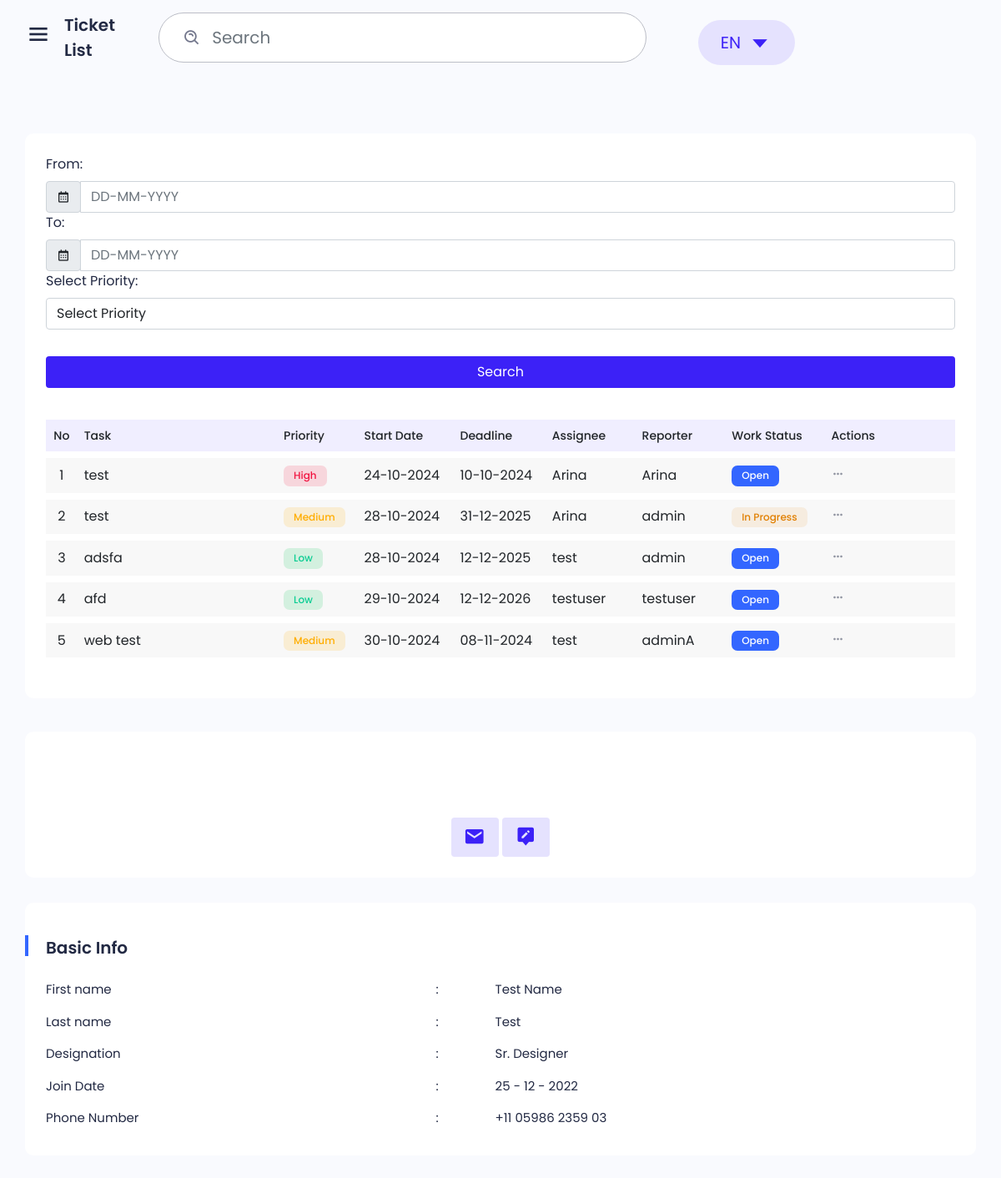
Page /api/ on the earlier database version.
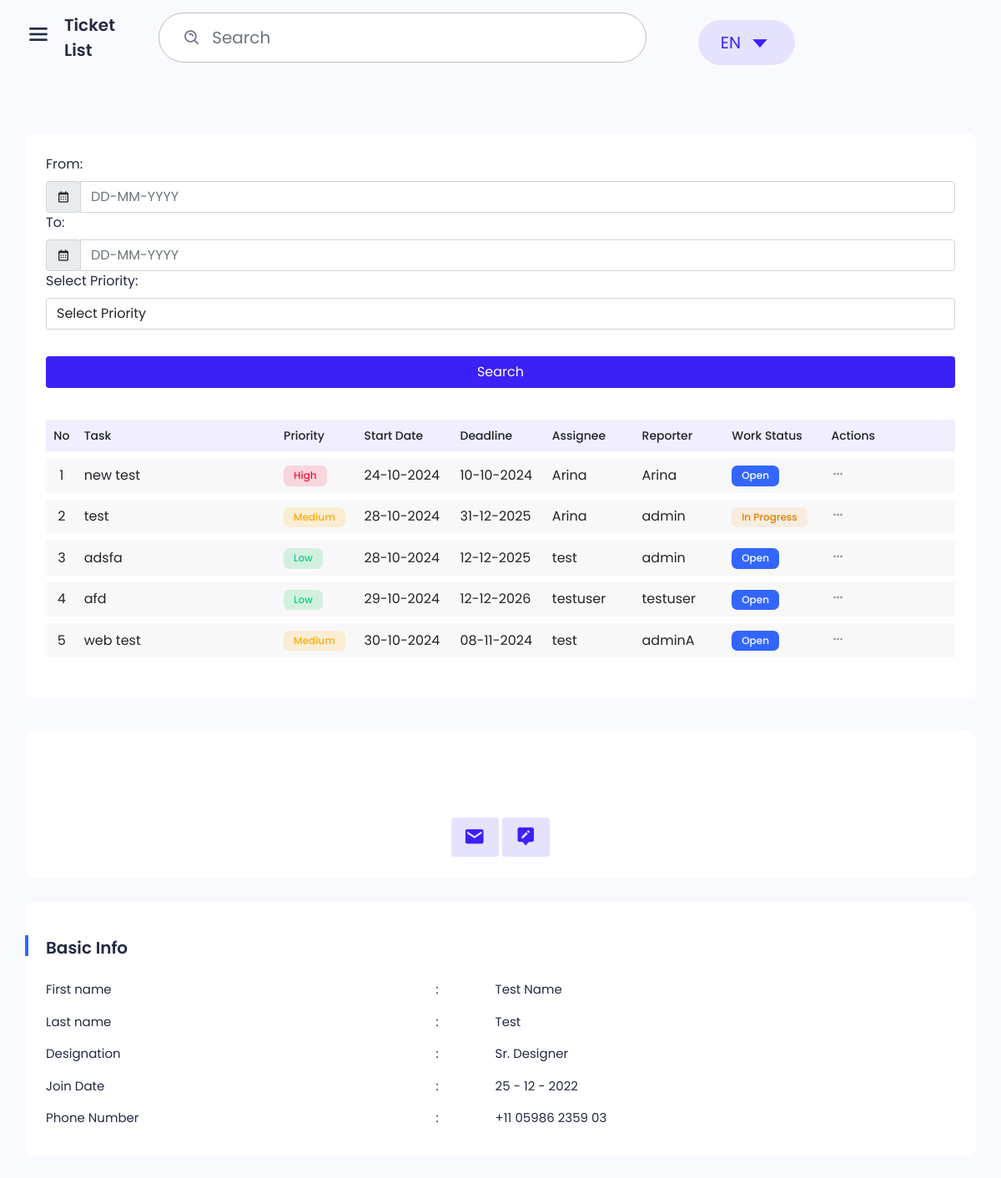
Same page on the later database version.
### tickets/models.py (models this page shows)
class Ticket(models.Model):
    title = models.CharField(max_length=255)
    description = models.TextField()
    priority = models.CharField(max_length=50, choices=[('Low', 'Low'), ('Medium', 'Medium'), ('High', 'High'), ('Critical', 'Critical')])
    status = models.CharField(max_length=50, choices=[('Open', 'Open'), ('In Progress', 'In Progress'), ('Resolved', 'Resolved'), ('Closed', 'Closed')])
    assignee = models.ForeignKey(User, related_name='assigned_tickets', on_delete=models.SET_NULL, null=True)
    reporter = models.ForeignKey(User, related_name='reported_tickets', on_delete=models.SET_NULL, null=True)
    due_date = models.DateField()
    created_at = models.DateTimeField(auto_now_add=True)
    updated_at = models.DateTimeField(auto_now=True)

### tickets/views.py (the view)
# urls.py: path('', ticket_list, name='ticket_list'),
def ticket_list(request):
    tickets = Ticket.objects.all()  # Retrieve all tickets from the database
    return render(request, 'tickets/ticket_list.html', {'tickets': tickets})

### tickets/templates/tickets/ticket_list.html (shortened to what the changed rows need)
{% extends "layout.html" %}
{% block content %}
<div class="main">
    <div class="main-content ticket">
        <div class="row">
            <div class="col-9 col-xl-12">
                <div class="box">
                    <div class="box-body">
                        <div class="table-responsive">
                            <table class="table table-vcenter text-nowrap table-bordered dataTable no-footer"
                                id="task-profile" role="grid">
                                <thead>
                                    <tr class="top">
                                        <th class="border-bottom-0 text-center sorting fs-14 font-w500"
                                            style="width: 26.6562px;">No</th>
                                        <th class="border-bottom-0 sorting fs-14 font-w500" style="width: 222.312px;">
                                            Task</th>
                                        <th class="border-bottom-0 sorting fs-14 font-w500" style="width: 84.8281px;">
                                            Priority</th>
                                        <th class="border-bottom-0 sorting fs-14 font-w500" style="width: 87.9844px;">
                                            Start Date</th>
                                        <th class="border-bottom-0 sorting fs-14 font-w500" style="width: 87.9844px;">
                                            Deadline</th>
                                        <th class="border-bottom-0 sorting fs-14 font-w500" style="width: 100.000px;">
                                            Assignee</th>
                                        <th class="border-bottom-0 sorting fs-14 font-w500" style="width: 100.000px;">
                                            Reporter</th>
                                        <th class="border-bottom-0 sorting fs-14 font-w500" style="width: 110.719px;">
                                            Work Status</th>
                                        <th class="border-bottom-0 sorting_disabled fs-14 font-w500"
                                            style="width: 145.391px;">Actions</th>
                                    </tr>
                                </thead>
                                <tbody>
                                    {% for ticket in tickets %}
                                    <tr class="{% cycle 'odd' 'even' %}">
                                        <td class="text-center">{{ forloop.counter }}</td>
                                        <td>
                                            <a href="javascript:void(0);" data-bs-toggle="modal"
                                                data-bs-target="#ticketDetailModal"
                                                onclick="showTicketDetails('{{ ticket.pk }}')">
                                                {{ ticket.title }}
                                            </a>
                                        </td>
                                        <td>
                                            <span
                                                class="badge {% if ticket.priority == 'High' %}badge-danger-light{% elif ticket.priority == 'Medium' %}badge-warning-light{% elif ticket.priority == 'Low' %}badge-success-light{% elif ticket.priority == 'Critical' %}badge-danger{% endif %}">
                                                {{ ticket.priority }}
                                            </span>
                                        </td>
                                        <td>{{ ticket.created_at|date:"d-m-Y" }}</td>
                                        <td>{{ ticket.due_date|date:"d-m-Y" }}</td>
                                        <td>
                                            {% if ticket.assignee %}
                                            {{ ticket.assignee.username }}
                                            {% else %}
                                            Unassigned
                                            {% endif %}
                                        </td>
                                        <td>{{ ticket.reporter.username }}</td>
                                        <td>
                                            <span
                                                class="badge {% if ticket.status == 'Open' %}badge-primary{% elif ticket.status == 'In Progress' %}badge-warning{% elif ticket.status == 'Resolved' %}badge-success{% elif ticket.status == 'Closed' %}badge-secondary{% endif %}">
                                                {{ ticket.status }}
                                            </span>
                                        </td>
                                        <td>
                                            <div class="dropdown">
                                                <a href="javascript:void(0);" class="btn-link" data-bs-toggle="dropdown"
                                                    aria-expanded="false">
                                                    <i class='bx bx-dots-horizontal-rounded'></i>
                                                </a>
                                            </div>
                                        </td>
                                    </tr>
                                    {% empty %}
                                    <tr>
                                        <td colspan="10" class="text-center">No tickets available.</td>
                                    </tr>
                                    {% endfor %}
                                </tbody>
                            </table>
                        </div>
                    </div>
                </div>
            </div>
        </div>
    </div>
</div>
{% endblock %}

Differences in the rows shown:
changed Ticket "High": title "test" → "new test"
